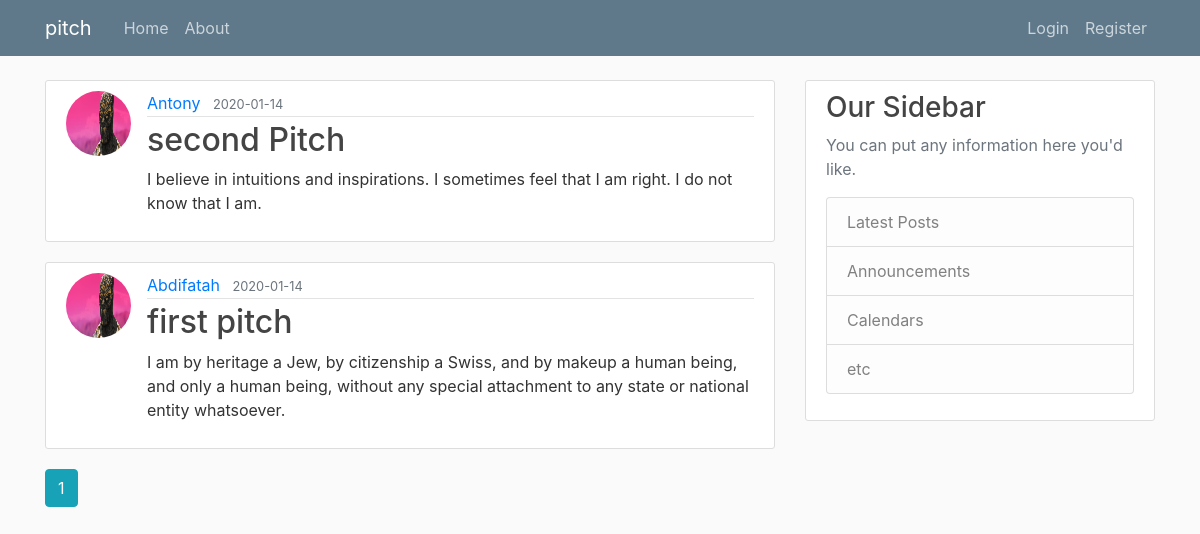
Page /home on the earlier database version.
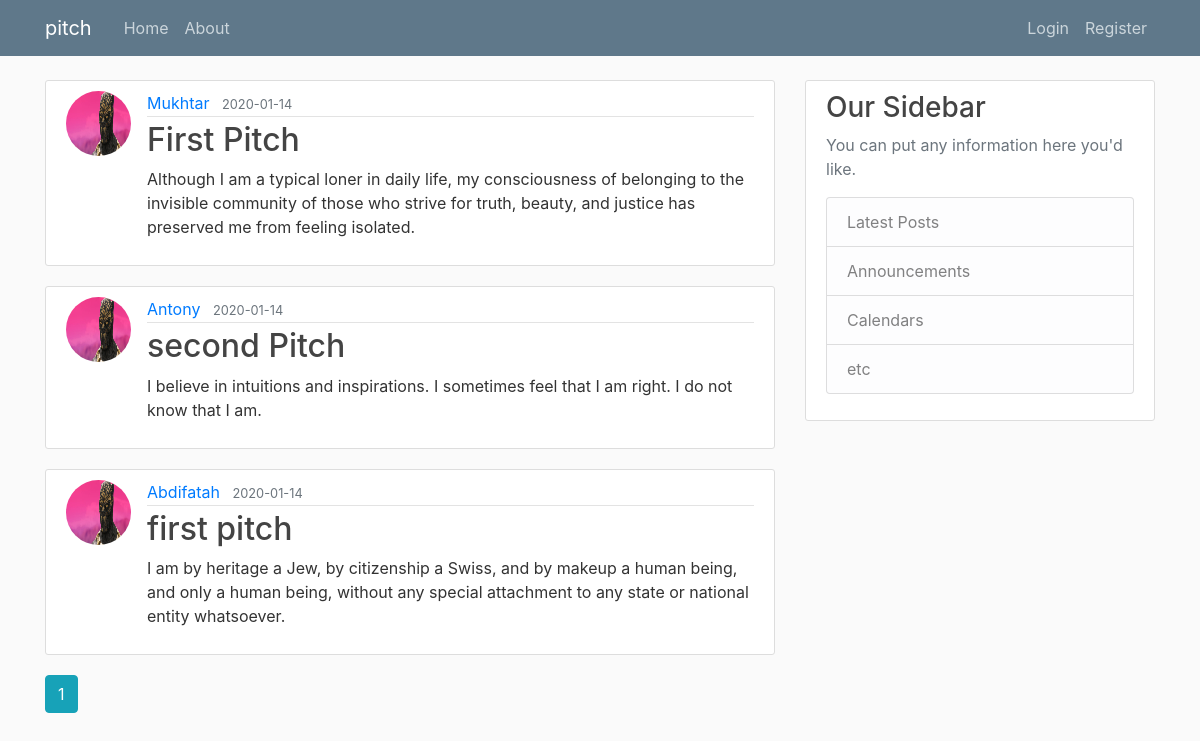
Same page on the later database version.
### pitch/models.py (models this page shows, shortened)
class Post(db.Model):
    id = db.Column(db.Integer, primary_key=True)
    title = db.Column(db.String(100), nullable=False)
    date_posted = db.Column(db.DateTime, nullable=False, default=datetime.utcnow)
    content = db.Column(db.Text, nullable=False)
    user_id = db.Column(db.Integer, db.ForeignKey('user.id'), nullable=False)

class User(db.Model, UserMixin):
    id = db.Column(db.Integer, primary_key=True)
    username = db.Column(db.String(20), unique=True, nullable=False)
    email = db.Column(db.String(120), unique=True, nullable=False)
    image_file = db.Column(db.String(20), nullable=False, default='default.jpg')
    password = db.Column(db.String(60), nullable=False)
    posts = db.relationship('Post', backref='author', lazy=True)

### pitch/routes.py (the view)
@app.route("/")
@app.route("/home")
def home():
    page = request.args.get('page', 1, type=int)
    posts = Post.query.order_by(Post.date_posted.desc()).paginate(page=page, per_page=5)
    return render_template('home.html', posts=posts)

### pitch/templates/home.html
{% extends "layout.html" %}
{% block content %}
    {% for post in posts.items %}
        <article class="media content-section">
          <img class="rounded-circle article-img" src="{{ url_for('static', filename='profile_pics/' + post.author.image_file) }}">
          <div class="media-body">
            <div class="article-metadata">
              <a class="mr-2" href="{{ url_for('user_posts', username=post.author.username) }}">{{ post.author.username }}</a>
              <small class="text-muted">{{ post.date_posted.strftime('%Y-%m-%d') }}</small>
            </div>
            <h2><a class="article-title" href="{{ url_for('post', post_id=post.id) }}">{{ post.title }}</a></h2>
            <p class="article-content">{{ post.content }}</p>
          </div>
        </article>
    {% endfor %}
    {% for page_num in posts.iter_pages(left_edge=1, right_edge=1, left_current=1, right_current=2) %}
      {% if page_num %}
        {% if posts.page == page_num %}
          <a class="btn btn-info mb-4" href="{{ url_for('home', page=page_num) }}">{{ page_num }}</a>
        {% else %}
          <a class="btn btn-outline-info mb-4" href="{{ url_for('home', page=page_num) }}">{{ page_num }}</a>
        {% endif %}
      {% else %}
        ...
      {% endif %}
    {% endfor %}
{% endblock content %}

### pitch/templates/layout.html (shortened to what this page needs)
<!DOCTYPE html>
<html>
<head>
    <link rel="stylesheet" href="https://maxcdn.bootstrapcdn.com/bootstrap/4.0.0/css/bootstrap.min.css">
    <link rel="stylesheet" type="text/css" href="{{ url_for('static', filename='main.css') }}">
</head>
<body>
    <header class="site-header">
      <nav class="navbar navbar-expand-md navbar-dark bg-steel fixed-top">
        <div class="container">
          <a class="navbar-brand mr-4" href="/">pitch</a>
          <div class="collapse navbar-collapse" id="navbarToggle">
            <div class="navbar-nav mr-auto">
              <a class="nav-item nav-link" href="{{ url_for('home') }}">Home</a>
              <a class="nav-item nav-link" href="{{ url_for('about') }}">About</a>
            </div>
            <div class="navbar-nav">
              {% if current_user.is_authenticated %}
               <a class="nav-item nav-link" href="{{ url_for('new_post') }}">New Pitch</a>
                <a class="nav-item nav-link" href="{{ url_for('account') }}">Account</a>
                <a class="nav-item nav-link" href="{{ url_for('logout') }}">Logout</a>
              {% else %}
                <a class="nav-item nav-link" href="{{ url_for('login') }}">Login</a>
                <a class="nav-item nav-link" href="{{ url_for('register') }}">Register</a>
              {% endif %}
            </div>
          </div>
        </div>
      </nav>
    </header>
    <main role="main" class="container">
      <div class="row">
        <div class="col-md-8">
          {% block content %}{% endblock %}
        </div>
        <div class="col-md-4">
          <div class="content-section">
            <h3>Our Sidebar</h3>
            <p class='text-muted'>You can put any information here you'd like.
              <ul class="list-group">
                <li class="list-group-item list-group-item-light">Latest Posts</li>
                <li class="list-group-item list-group-item-light">Announcements</li>
                <li class="list-group-item list-group-item-light">Calendars</li>
                <li class="list-group-item list-group-item-light">etc</li>
              </ul>
            </p>
          </div>
        </div>
      </div>
    </main>
</body>
</html>

### pitch/static/main.css (style rules this page uses)
body { background: #fafafa; color: #333333; margin-top: 5rem; }
h1, h2, h3, h4, h5, h6 { color: #444444; }
.bg-steel { background-color: #5f788a; }
.site-header .navbar-nav .nav-link { color: #cbd5db; }
.content-section { background: #ffffff; padding: 10px 20px; border: 1px solid #dddddd; border-radius: 3px; margin-bottom: 20px; }
.article-title { color: #444444; }
.article-content { white-space: pre-line; }
.article-img { height: 65px; width: 65px; margin-right: 16px; }
.article-metadata { padding-bottom: 1px; margin-bottom: 4px; border-bottom: 1px solid #e3e3e3 }

Differences in the rows shown:
added Post: image_file (placeholder picture), author.username "Mukhtar", date_posted "2020-01-14", title "First Pitch", content "Although I am a typical loner in daily life, my consciousness of belonging to the invisible community of those who strive for truth, beauty, and justice has preserved me from feeling isolated."
